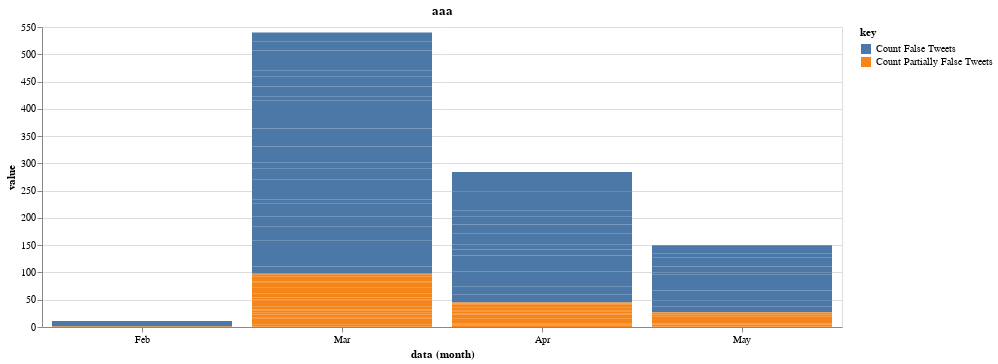

Notebook cell for this chart:
### Markdown cell above
Plot the chart and add the tooltip for a better experience:

### Code cell
# Create a selection that chooses the nearest point & selects based on x-value
#nearest = alt.selection(type='single', nearest=True, on='mouseover',
#                        fields=['month'], empty='none')



lines = alt.Chart(df).transform_fold(
    ['Count False Tweets', 'Count Partially False Tweets'],
).transform_filter(
    alt.FieldRangePredicate(field='count', range=[10, 38])
).mark_bar().encode(
    x=alt.X('month(data):O'),
    y=alt.Y('value:Q'),
    color=alt.Color('key:N'),
    tooltip=[
        alt.Tooltip('monthdate(data):T', title='Date'),
        alt.Tooltip('value:Q', title='Tweet Count')
    ]
).properties(title="aaa",width=800)

lines

### Figure 1 — Vega-Lite specification as saved in the notebook (floating-point values rounded to 4 significant figures; data arrays with more than 128 entries replaced by an {"elided": "..."} marker saying what was removed)
{"config": {"view": {"continuousWidth": 400, "continuousHeight": 300}}, "data": {"name": "data-30d27f26d5cc12206812a72532d1c432"}, "mark": "bar", "encoding": {"color": {"type": "nominal", "field": "key"}, "tooltip": [{"type": "temporal", "field": "data", "timeUnit": "monthdate", "title": "Date"}, {"type": "quantitative", "field": "value", "title": "Tweet Count"}], "x": {"type": "ordinal", "field": "data", "timeUnit": "month"}, "y": {"type": "quantitative", "field": "value"}}, "title": "aaa", "transform": [{"fold": ["Count False Tweets", "Count Partially False Tweets"]}, {"filter": {"field": "count", "range": [10, 38]}}], "width": 800, "$schema": "https://vega.github.io/schema/vega-lite/v4.8.1.json", "datasets": {"data-30d27f26d5cc12206812a72532d1c432": {"elided": "315 records"}}}
